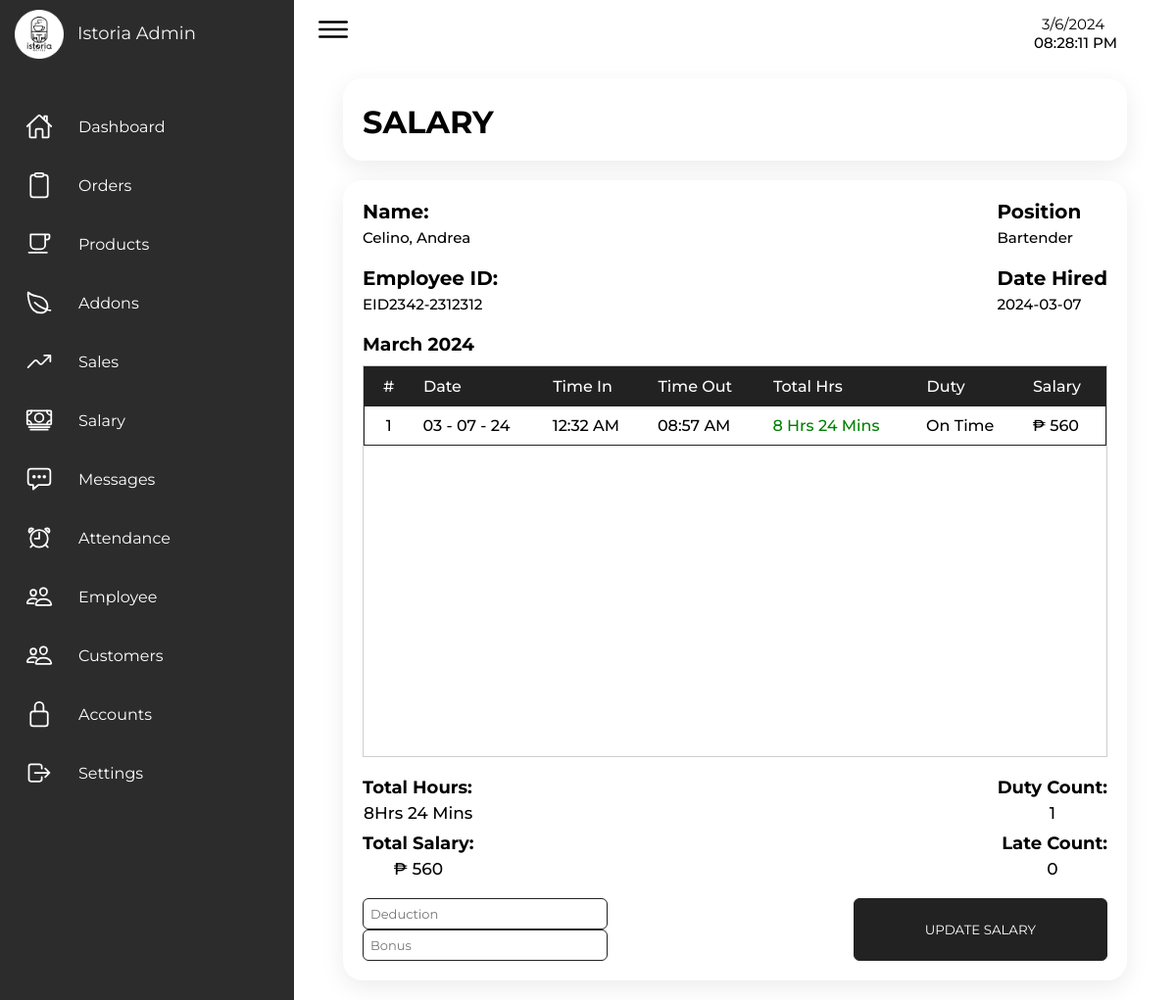
Screenshot of /Admin/admin_salary_view.php?eid=3 (signed in) with the database file from the repository.
### tables this page shows
CREATE TABLE `employee` (
  `id` int(255) NOT NULL,
  `eid` int(255) NOT NULL,
  `employee_id` varchar(255) NOT NULL,
  `rank` varchar(255) NOT NULL,
  `name` varchar(255) NOT NULL,
  `gender` varchar(255) NOT NULL,
  `age` varchar(255) NOT NULL,
  `birthdate` varchar(255) NOT NULL,
  `birthplace` varchar(255) NOT NULL,
  `address` varchar(255) NOT NULL,
  `contact` varchar(255) NOT NULL,
  `email` varchar(255) NOT NULL,
  `image` varchar(255) NOT NULL,
  `hire_date` varchar(255) NOT NULL
);

CREATE TABLE `attendance` (
  `id` int(255) NOT NULL,
  `eid` int(255) NOT NULL,
  `employee_id` varchar(255) NOT NULL,
  `status` varchar(255) NOT NULL DEFAULT 'on',
  `name` varchar(255) NOT NULL,
  `rank` varchar(255) NOT NULL,
  `time_in` varchar(255) NOT NULL,
  `time_out` varchar(255) NOT NULL DEFAULT '0',
  `duty` varchar(255) NOT NULL,
  `day` varchar(255) NOT NULL,
  `month` varchar(255) NOT NULL,
  `year` varchar(255) NOT NULL
);

### Admin/admin_salary_view.php (the view, shortened to what this page needs)
<?php
  include '../connection.php';
  $month = date('m');
  $year = date('y');
  $eid = $_GET['eid'];
$select_salary = mysqli_query($conn, "SELECT * FROM `salary` WHERE eid = '$eid' AND month = '$month ' AND year = '$year'") or die('query failed');
$existing_salary = mysqli_num_rows($select_salary) > 0;
$button_text = $existing_salary ? "Update Salary" : "Release Salary";
?>
<!DOCTYPE html>
<html lang="en">
  <head>
    <link rel="stylesheet" href="../Src/Styles/style_admin.css" />
  </head>
  <body>
    <div class="container">
    <?php include 'sidenav.php' ?>
      <div class="main">
        <div class="topbar">
          <div class="toggle">
            <ion-icon name="menu-outline"></ion-icon>
          </div>
          <?php include 'time.php' ?>
        </div>
        <div class="container-box employee-title">
          <h1>SALARY</h1>
        </div>
        <div class="container-box">
            <?php
            if(isset($_GET['eid'])){
                $dates = date('F Y');
                 $select_employee = mysqli_query($conn, "SELECT * FROM `employee` WHERE eid = '$eid' ") or die ('query failed');
                if(mysqli_num_rows($select_employee)>0){
                    $total_rows = 0;
                    while($fetch_employee = mysqli_fetch_assoc($select_employee)){
                ?>
                    <form method="post">
                    <div class="salaryview-top-div">
                        <div class="salary-name">
                            <h2>Name:</h2>
                            <h1><?php echo $fetch_employee['name']?></h1>
                            <h2>Employee ID:</h2>
                            <h1><?php echo $fetch_employee['employee_id']?></h1>
                        </div>
                        <div class="salary-info">
                            <h2>Position</h2>
                            <h1><?php echo $fetch_employee['rank']?></h1>
                            <h2>Date Hired</h2>
                            <h1><?php echo $fetch_employee['hire_date']?></h1>
                        </div>
                    </div>
                    <h3><?php echo $dates ?></h3>
                    <div class="salaray-table-div">
                       <div class="inner">
                        <table class="view-salary-table">
                                <thead>
                                    <tr>
                                        <td>#</td>
                                        <td>Date</td>
                                        <td>Time In</td>
                                        <td>Time Out</td>
                                        <td>Total Hrs</td>
                                        <td>Duty</td>
                                        <td>Salary</td>
                                    </tr>
                                </thead>
                                <tbody>
                                    <?php
                                    $month = date('m');
                                    $year = date('y');
                                    $count = 0;
                                    $total_salary = 0;
                                    $total_hrs = 0;
                                    $total_mins = 0;
                                    $salary_per_hour = 0;
                                        $rank = $fetch_employee['rank'];
                                        switch($rank) {
                                            case 'Bartender':
                                                $salary_per_hour = 70;
                                                break;
                                        }
                                    $select_attendance = mysqli_query($conn, "SELECT * FROM `attendance` WHERE eid = '$eid' AND status = 'off' AND month = '$month' AND year = '$year' ") or die ('Query failed: ');
                                    if(mysqli_num_rows($select_attendance) > 0) {
                                        while($fetch_attendance = mysqli_fetch_assoc($select_attendance)) {
                                            $time_in = date("h:i A", strtotime($fetch_attendance['time_in']));
                                            $time_out = date("h:i A", strtotime($fetch_attendance['time_out']));
                                            $count++;
                                            $total_rows++;
                                    ?>
                                    <tr>
                                        <td><?php echo $count ?></td>
                                        <td><?php echo $fetch_attendance['month']?> - <?php echo $fetch_attendance['day']?> - <?php echo $fetch_attendance['year']?></td>
                                        <td><?php echo $time_in ?></td>
                                        <td><?php echo $time_out ?></td>
                                        <?php
                                        $time_in =  $fetch_attendance['time_in'] ;
                                        $time_out = $fetch_attendance['time_out'] ;
                                        $time_in_dt = DateTime::createFromFormat('H:i:s', $time_in);
                                        $time_out_dt = DateTime::createFromFormat('H:i:s', $time_out);
                                        $time_diff = $time_out_dt->getTimestamp() - $time_in_dt->getTimestamp();
                                        $total_hours = floor($time_diff / 3600);
                                        $total_minutes = floor(($time_diff % 3600) / 60);
                                        if ($total_hours < 8){
                                            $text_color = 'style="color: red;"';
                                        }else {
                                            $text_color = 'style="color: green;"';
                                        }
                                            $salary = $total_hours * $salary_per_hour;
                                            $total_salary += $salary;
                                            $total_mins +=  $total_minutes;
                                            $total_hrs += $total_hours;
                                        ?>
                                        <td <?php echo $text_color ?>><?php echo $total_hours ?> Hrs <?php echo $total_minutes ?> Mins</td>
                                        <td><?php echo $fetch_attendance['duty']?></td>
                                        <td>₱ <?php echo $salary ?></td>
                                    <?php
                                            }
                                        }
                                    ?>
                                </tbody>
                              </table>
                            </div>
                          </div>
                          <?php
                            $select_late = mysqli_query($conn, "SELECT * FROM `attendance` WHERE eid = '$eid' AND status = 'off' AND month = '$month' AND year = '$year' AND duty = 'late' ") or die ('Query failed: ');
                            $fetch_late = mysqli_num_rows($select_late );
                          ?>
                          <div class="salary-lower-div">
                            <div class="datacol1">
                                <h2>Total Hours:</h2>
                                <h1><?php echo $total_hrs; ?>Hrs <?php echo $total_mins; ?> Mins</h1>
                                <h2>Total Salary:</h2>
                                <h1>₱ <?php echo $total_salary; ?></h1>
                            </div>
                            <div class="datacol2">
                                <h2>Duty Count:</h2>
                                <h1><?php echo $total_rows; ?></h1>
                                <h2>Late Count:</h2>
                                <h1><?php echo $fetch_late ?></h1>
                            </div>
                          </div>
                          <div class="salary-bottom-inputs">
                            <div class="inputes">
                                <input type="number" name="deduction" placeholder="Deduction">
                                <input type="number" name="bonus" placeholder="Bonus">
                            </div>
                            <button name="release" type="submit"><?php echo $button_text; ?></button>
                        </div>
                    </form>
                <?php
                        }
                    }
                }
                ?>
        </div>
      </div>
  </body>
</html>

### Src/Styles/style_admin.css (style rules this page uses)
* { font-family: "Montserrat", sans-serif; margin: 0; padding: 0; box-sizing: border-box; }
button { cursor: pointer; }
:root { --gray: #2c2c2c; --white: #fff; --white2: #f5f5f5; --black1: #222; --black2: #999; }
.main { position: absolute; width: calc(100% - 300px); left: 300px; min-height: 100vh; transition: 0.5s; }
.topbar { width: 100%; height: 60px; display: flex; justify-content: space-between; align-items: center; padding: 0 10px; }
.toggle { position: relative; width: 60px; height: 60px; display: flex; justify-content: center; align-items: center; font-size: 2.5rem; cursor: pointer; }
.container-box { margin: 20px 50px; grid-gap: 30px; position: relative; display: grid; background: var(--white); padding: 20px; box-shadow: 0 7px 25px rgba(0, 0, 0, 0.08); border-radius: 20px; }
.employee-title { justify-content: space-between; display: flex; }
.employee-title h1 { font-weight: 700; text-transform: uppercase; padding-top: 5px; }
.salaray-table-div { border: 1px solid rgb(207, 206, 206); height: 400px; margin-top: 10px; }
.salaray-table-div .inner { height: 100%; overflow-y: auto; }
.view-salary-table { width: 100%; border-collapse: collapse; font-weight: 500; text-transform: capitalize; }
.view-salary-table thead tr td { background-color: var(--black1); color: var(--white); font-weight: 500; border: 1px solid var(--black1); }
.view-salary-table tr td { padding: 10px; }
.view-salary-table tbody tr { border: 1px solid var(--black1); }
.view-salary-table tr td:first-child { width: 50px; text-align: center; }
.salaryview-top-div { display: flex; justify-content: space-between; text-transform: capitalize; }
.salaryview-top-div h1 { font-size: 15px; font-weight: 500; margin-bottom: 20px; margin-top: 5px; }
.salaryview-top-div h2 { font-size: 20px; }
.salary-lower-div { display: flex; justify-content: space-between; margin-top: 20px; }
.salary-lower-div .datacol2 { text-align: end; }
.salary-lower-div h2 { font-size: 18px; margin-bottom: 5px; }
.salary-lower-div h1 { font-size: 17px; font-weight: 500; margin-bottom: 10px; text-align: center; }
.salary-bottom-inputs { display: flex; justify-content: space-between; margin-top: 10px; }
.salary-bottom-inputs input { padding: 7px; font-size: 13px; border: 1px solid var(--black1); border-radius: 6px; width: 250px; margin-right: 40px; }
.salary-bottom-inputs button { padding: 7px; border: 1px solid var(--black1); border-radius: 6px; background-color: var(--black1); color: white; width: 300px; text-transform: uppercase; }

### rows the page displays
employee: name "Celino, Andrea", employee "EID2342-2312312", rank "Bartender", hire_date "2024-03-07", total_hrs "8", total_mins "24", total_salary "560", total_rows "1", fetch_late "0"
attendance: month "03", day "07", year "24", time_in "12:32 AM", time_out "08:57 AM", total_hours "8", total_minutes "24", duty "On Time", salary "560"
